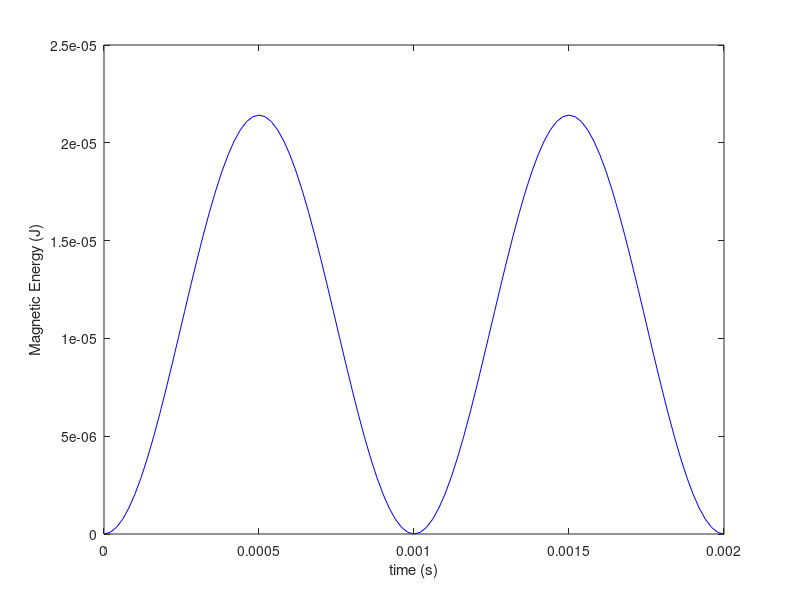

Source code (MATLAB): (Note: this script raises an error after producing the figure.)
% Benchmark5 
% Magnetoquasistatic T-Omega formulation of inductor

load('benchmark5.mat');


% Setup matrices and rhs
Mmu = Tomega.Mmu;
Ss = Tomega.Ss;
Mrho = Tomega.Mrho;
C = Tomega.C;
idxdof_t = Tomega.idxdof_t;
np = Tomega.np_t;
Xs_t = Tomega.Xs_t;

Mt = [ 	sparse(np,np)		sparse(np, 3*np)	;	
			Mmu*Ss'				Mmu					;	
		];	
Kt = [	Ss*Mmu*Ss'			Ss*Mmu				;
			sparse(3*np, np)	C'*Mrho*C			;
		];
		
Mt_red = Mt(idxdof_t, idxdof_t);
Kt_red = Kt(idxdof_t, idxdof_t);

f=500;
omega = 2*pi*f;
Ampl = 1;
f_t = @(t)	[	-Ss*Mmu*Xs_t*Ampl*sin(omega*t);
					-Mmu*Xs_t*Ampl*omega*cos(omega*t); 
				](idxdof_t);


% Time stepping
T0 = 0;
Tend = 2e-3;
dt = 2e-5;
t = T0:dt:Tend;
n_t = length(t);

% Implicit Euler
xtomega = sparse(length(idxdof_t),n_t);
for i=1:n_t-1
	fprintf(['T-Omega time step t = ' num2str(t(i+1)) '\n']);
	xtomega(:,i+1) = (Mt_red/dt+Kt_red)\(f_t(t(i+1)) + Mt_red/dt*xtomega(:,i));
end %for

% Reconstruct solution
t_to = sparse(3*np, n_t);
psi_to = sparse(np, n_t);
psi_to(idxdof_t(1:np-1), :) = xtomega(1:np-1, :);
t_to(idxdof_t(np:end)-np, :) = xtomega(np:end, :);
h= Xs_t*sin(omega*t) + t_to + Ss'*psi_to;
	
Wmagn_to = 1/2*sum(h.*(Mmu*h),1);

% Plot 	
figure;
plot(t, Wmagn_to, 'b-');
xlabel('time (s)');
ylabel('Magnetic Energy (J)');

% Store results
dlmwrite('benchmark5.csv',{'t','W'})
dlmwrite('benchmark5.csv',[t(:) Wmagn_to(:)],'-append')